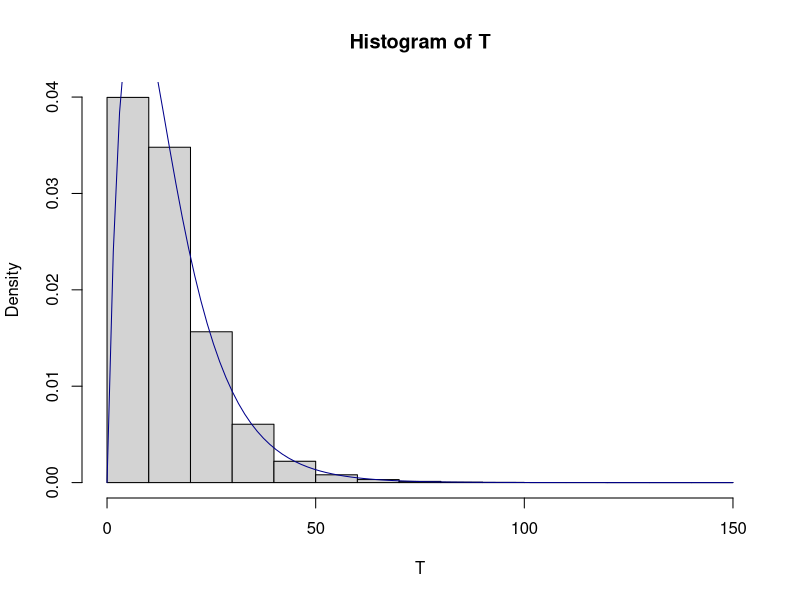

Write the R code that produced this figure.
max(rexp(1,0.1), rexp(1,0.1))
#let draw be 10000 replications
draw = 100000
#to repeat the step 10000 times we can use replicate function.
#here we are storing the 10000 draws in the variable T
T = replicate(draw,max(rexp(1,0.1),rexp(1,0.1)))
# Here we used hist() and curve() functions to represent the data graphically of draws T
hist(T, probability = TRUE)
curve(0.2*exp(-0.1*x)-0.2*exp(-0.2*x), col = "darkBlue",  add = TRUE)
meanOfT <- mean(T)
P <- length(T[which(T>15)])/length(T)